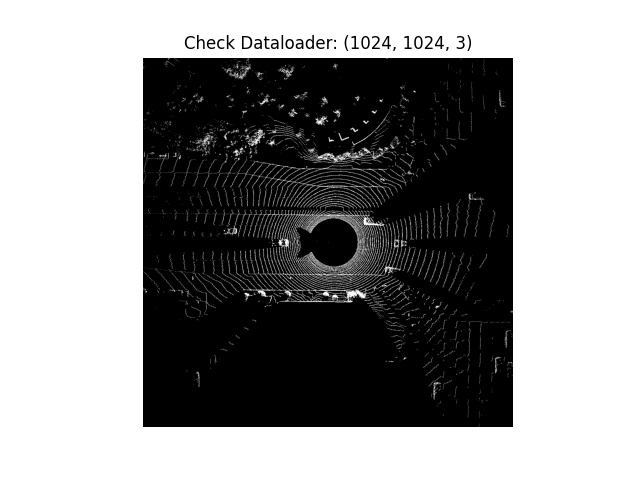
#> input picture sapiens/pretrain/tools/debug_dataloader.png, 640 x 480 px
$ python black_to_white.py ../sapiens/pretrain/tools/debug_dataloader.png
#> lines starting #> are read from the running program, lines starting #| are printed output that depends on the picture; after the words box and inside, x2 and y2 are one past the last pixel; in counts of white or black regions, pixels touching at a corner belong together
import sys
import os
import numpy as np
import matplotlib.pyplot as plt
import matplotlib.image as mpimg

def main():
    if len(sys.argv) < 2:
        print("Uso: python3 replace_white_to_black_plt_stats.py <imagem_entrada>")
        sys.exit(1)

    input_path = sys.argv[1]

    # Lê a imagem (float no intervalo [0,1])
    img = mpimg.imread(input_path)
#> img is the input picture: shape (480, 640, 4) float32; mean R, G, B, A 0.573, 0.573, 0.573, 1

    # Se tiver canal alfa, separa só RGB
    if img.shape[-1] == 4:
        rgb = img[..., :3]
    else:
        rgb = img

    # Máscara de pixels pretos puros
    mask_black = np.all(rgb == 0.0, axis=-1)
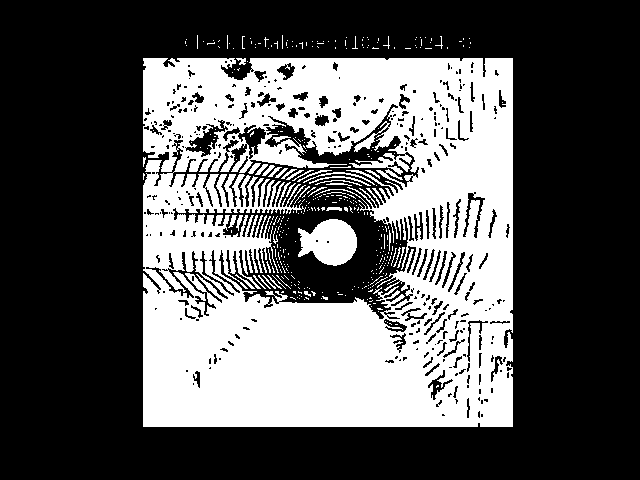
#> mask_black: shape (480, 640) bool; 35% white; 360 white regions (322 under 20 px), largest, box (x1, y1, x2, y2) and area: (143, 58, 513, 427) 102972, (298, 219, 357, 266) 1955, (303, 172, 375, 185) 127

    # Substitui preto por branco
    rgb[mask_black] = 1.0
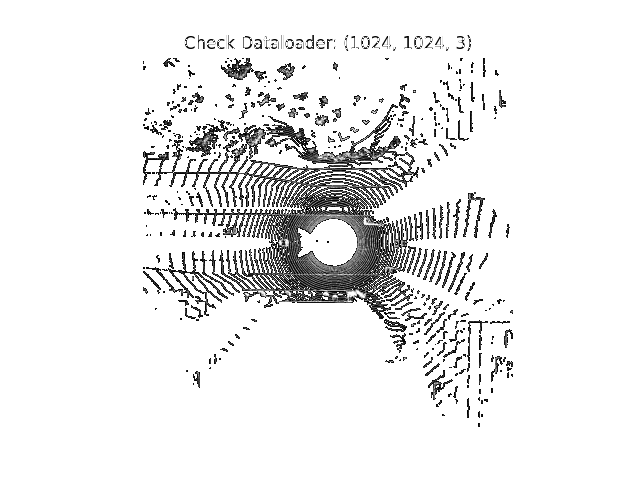
#> rgb: shape (480, 640, 3) float32; min 0.00392, max 1, mean 0.923

    # Atualiza imagem original (mantendo alfa, se houver)
    if img.shape[-1] == 4:
        img[..., :3] = rgb
    else:
        img = rgb

    # Máscara para ignorar branco (1,1,1)
    mask_non_white = np.any(rgb < 1.0, axis=-1)
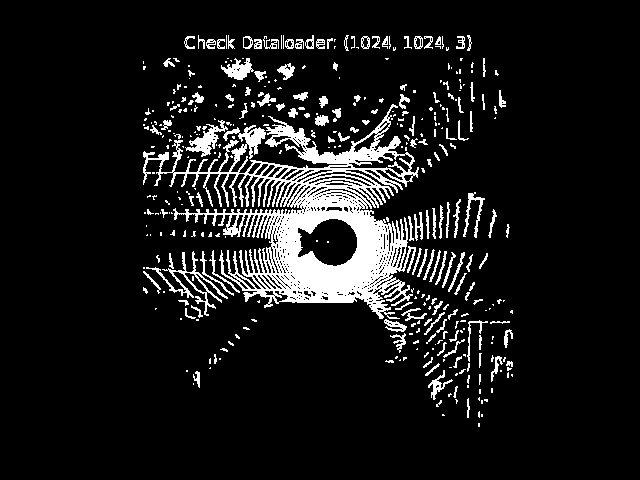
#> mask_non_white: shape (480, 640) bool; 10% white; 383 white regions (243 under 20 px), largest, box (x1, y1, x2, y2) and area: (143, 104, 419, 319) 19557, (146, 251, 228, 316) 748, (185, 120, 228, 157) 524

    # Seleciona apenas pixels válidos (não pretos)
    valid_pixels = rgb[mask_non_white]

    if valid_pixels.size > 0:
        # Calcula min e max para cada canal
        min_color = valid_pixels.min(axis=0)
#> min_color = [0.00392, 0.00392, 0.00392]
        max_color = valid_pixels.max(axis=0)
#> max_color = [0.996, 0.996, 0.996]

        print("\nValores mínimos e máximos (ignorando preto):")
        print(f"  R: min={min_color[0]:.3f}, max={max_color[0]:.3f}")
#|   R: min=0.004, max=0.996
        print(f"  G: min={min_color[1]:.3f}, max={max_color[1]:.3f}")
#|   G: min=0.004, max=0.996
        print(f"  B: min={min_color[2]:.3f}, max={max_color[2]:.3f}")
#|   B: min=0.004, max=0.996
    else:
        print("Todos os pixels são pretos após a substituição.")

    # Salva imagem de saída
    base, ext = os.path.splitext(input_path)
    output_path = f"{base}_no_black{ext}"
    plt.imsave(output_path, img)

    print(f"\nImagem processada salva em: {output_path}")

if __name__ == "__main__":
    main()
